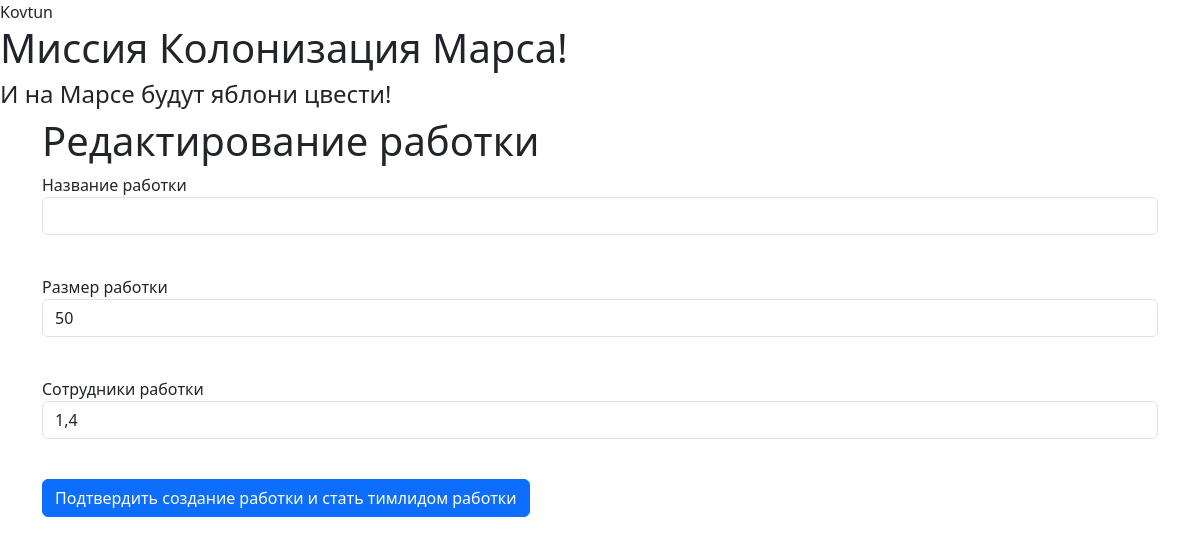
Page /jobs/4 (signed in) on the committed database.
### data/user.py (models this page shows, shortened)
class User(SqlAlchemyBase, UserMixin):
    __tablename__ = 'users'
    id = sqlalchemy.Column(sqlalchemy.Integer,
                           primary_key=True, autoincrement=True)
    surname = sqlalchemy.Column(sqlalchemy.String)
    name = sqlalchemy.Column(sqlalchemy.String)
    age = sqlalchemy.Column(sqlalchemy.String, nullable=True)
    position = sqlalchemy.Column(sqlalchemy.String)
    speciality = sqlalchemy.Column(sqlalchemy.String)
    address = sqlalchemy.Column(sqlalchemy.String)
    email = sqlalchemy.Column(sqlalchemy.String, unique=True)
    hashed_password = sqlalchemy.Column(sqlalchemy.String)
    modified_date = sqlalchemy.Column(sqlalchemy.DateTime)
    job = orm.relationship("Jobs", back_populates='user')

### data/jobs.py (models this page shows)
class Jobs(SqlAlchemyBase):
    __tablename__ = 'jobs'
    id = sqlalchemy.Column(sqlalchemy.Integer,
                           primary_key=True)
    team_leader = sqlalchemy.Column(sqlalchemy.Integer, sqlalchemy.ForeignKey('users.id'))
    job = sqlalchemy.Column(sqlalchemy.String)
    work_size = sqlalchemy.Column(sqlalchemy.Integer)
    collaborators = sqlalchemy.Column(sqlalchemy.String)
    start_date = sqlalchemy.Column(sqlalchemy.DateTime)
    end_date = sqlalchemy.Column(sqlalchemy.DateTime)
    is_finished = sqlalchemy.Column(sqlalchemy.Boolean)
    user = orm.relationship('User')

### main.py (the view, shortened to what this page needs)
@app.route('/jobs/<int:id>', methods=['GET', 'POST'])
@login_required
def edit_news(id):
    form = JobRegisterForm()
    if request.method == "GET":
        db_sess = db_session.create_session()
        job = db_sess.query(Jobs).filter(Jobs.id == id,
                                         Jobs.user == current_user
                                         ).first()
        if job:
            job.data = job.job
            form.work_size.data = job.work_size
            form.collaborators.data = job.collaborators
            db_sess.commit()
        else:
            abort(404)
    return render_template('edit_job.html',
                           title='Редактирование работки',
                           form=form
                           )

### forms/job.py
class JobRegisterForm(FlaskForm):
    job = StringField('Название работки', validators=[DataRequired()])
    work_size = IntegerField('Размер работки', validators=[DataRequired()])
    collaborators = StringField('Сотрудники работки', validators=[DataRequired()])
    submit = SubmitField('Подтвердить создание работки и стать тимлидом работки')

### data/db_session.py (called while the page is built)
def create_session() -> Session:
    global __factory
    return __factory()

### main.py (called while the page is built)
@login_manager.user_loader
def load_user(user_id):
    db_sess = db_session.create_session()
    return db_sess.query(User).get(user_id)

### templates/edit_job.html (shortened to what this page needs)
{% extends "base.html" %}
{% block content %}
<h1>Редактирование работки</h1>
<form action="" method="post">
    <p>
        {{ form.job.label }}<br>
        {{ form.job(class="form-control") }}<br>
    </p>
    <p>
        {{ form.work_size.label }}<br>
        {{ form.work_size(class="form-control") }}<br>
    </p>
    <p>
        {{ form.collaborators.label }}<br>
        {{ form.collaborators(class="form-control") }}<br>
    </p>
    <p>{{ form.submit(type="submit", class="btn btn-primary") }}</p>
</form>
{% endblock %}

### templates/base.html (shortened to what this page needs)
    <!DOCTYPE html>
<html lang="en">
<head>
    <link href="https://cdn.jsdelivr.net/npm/bootstrap@5.3.2/dist/css/bootstrap.min.css" rel="stylesheet">
    </head>
    <body>
    <header>
        {% if current_user.is_authenticated %}
    <a class="navbar-brand" href="/logout">{{ current_user.name }}</a>
{% else %}
    <p>
        <a class="btn btn-primary " href="/register">Зарегистрироваться</a>
        <a class="btn btn-success" href="/login">Войти</a>
    </p>
{% endif %}
        <h1>Миссия Колонизация Марса!</h1>
        <h4>И на Марсе будут яблони цвести!</h4></header>
        <main role="main" class="container">
    {% block content %}{% endblock %}
        </main>
    </body>
</html>

### rows in the picture
User: name "Kovtun"
Jobs: work_size "50", collaborators "1,4"
